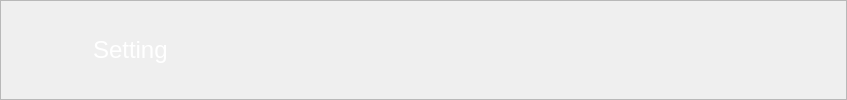
        <widget class="QFrame" name="frame_2">
         <property name="sizePolicy">
          <sizepolicy hsizetype="Expanding" vsizetype="Expanding">
           <horstretch>1</horstretch>
           <verstretch>1</verstretch>
          </sizepolicy>
         </property>
         <property name="maximumSize">
          <size>
           <width>16777215</width>
           <height>143</height>
          </size>
         </property>
         <property name="frameShape">
          <enum>QFrame::StyledPanel</enum>
         </property>
         <property name="frameShadow">
          <enum>QFrame::Raised</enum>
         </property>
         <layout class="QHBoxLayout" name="horizontalLayout">
          <property name="leftMargin">
           <number>21</number>
          </property>
          <property name="rightMargin">
           <number>21</number>
          </property>
          <item>
           <widget class="QFrame" name="frame_45">
            <property name="sizePolicy">
             <sizepolicy hsizetype="Expanding" vsizetype="Expanding">
              <horstretch>6</horstretch>
              <verstretch>0</verstretch>
             </sizepolicy>
            </property>
            <property name="minimumSize">
             <size>
              <width>0</width>
              <height>71</height>
             </size>
            </property>
            <property name="styleSheet">
             <string notr="true">#frame_45{
background-color:none;
border-image: url(:/images/phptps/panel-setting-07.svg);
border:none;
}</string>
            </property>
            <property name="frameShape">
             <enum>QFrame::StyledPanel</enum>
            </property>
            <property name="frameShadow">
             <enum>QFrame::Raised</enum>
            </property>
            <layout class="QHBoxLayout" name="horizontalLayout_29">
             <item>
              <widget class="QLabel" name="label_15">
               <property name="sizePolicy">
                <sizepolicy hsizetype="Expanding" vsizetype="Expanding">
                 <horstretch>1</horstretch>
                 <verstretch>2</verstretch>
                </sizepolicy>
               </property>
               <property name="minimumSize">
                <size>
                 <width>56</width>
                 <height>10</height>
                </size>
               </property>
               <property name="styleSheet">
                <string notr="true">background-color: none;
border:none;
image: url(:/images/phptps/setting.svg);</string>
               </property>
               <property name="text">
                <string/>
               </property>
              </widget>
             </item>
             <item>
              <widget class="QLabel" name="label_30">
               <property name="sizePolicy">
                <sizepolicy hsizetype="Expanding" vsizetype="Expanding">
                 <horstretch>2</horstretch>
                 <verstretch>2</verstretch>
                </sizepolicy>
               </property>
               <property name="font">
                <font>
                 <pointsize>18</pointsize>
                 <weight>50</weight>
                 <bold>false</bold>
                </font>
               </property>
               <property name="styleSheet">
                <string notr="true">background-color: none;
border:none;
color: rgb(255, 255, 255);</string>
               </property>
               <property name="text">
                <string>Setting</string>
               </property>
              </widget>
             </item>
             <item>
              <widget class="QLabel" name="label_31">
               <property name="sizePolicy">
                <sizepolicy hsizetype="Expanding" vsizetype="Expanding">
                 <horstretch>6</horstretch>
                 <verstretch>2</verstretch>
                </sizepolicy>
               </property>
               <property name="minimumSize">
                <size>
                 <width>642</width>
                 <height>0</height>
                </size>
               </property>
               <property name="styleSheet">
                <string notr="true">background-color: none;
image: url(:/images/phptps/line deraz-02-02.svg);
border:none;</string>
               </property>
               <property name="text">
                <string/>
               </property>
              </widget>
             </item>
            </layout>
           </widget>
          </item>
         </layout>
        </widget>
